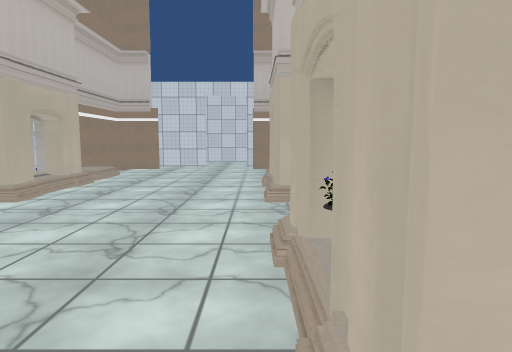
[1] (above)

16 first-person views from a walk through a scene from a Unity 3-D project. The camera is 1.5 m above the floor, tilts 6° down and sees 75° across. The floor is counted in squares, 2 m on a side. Each view is taken from the middle of a square. On the plan, view 1 faces up. The plan holds only what a view shows up to about 11 squares ahead; the rest is blank. The place goes on beyond the plan. The player character is not drawn. Door leaves are left out, so doorways stand open. Some surface patterns are stand-ins.

[2]
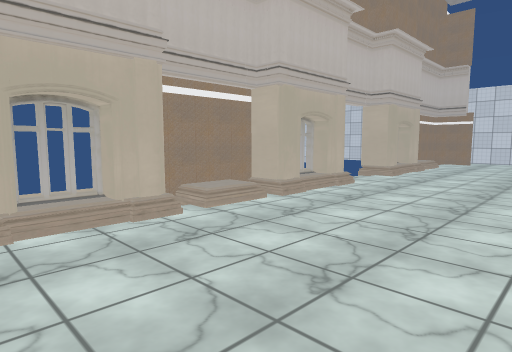

[3]
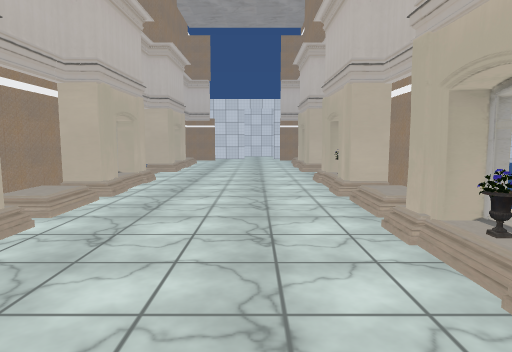

[4]
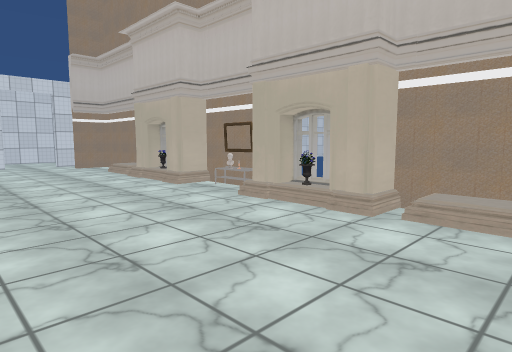

[5]
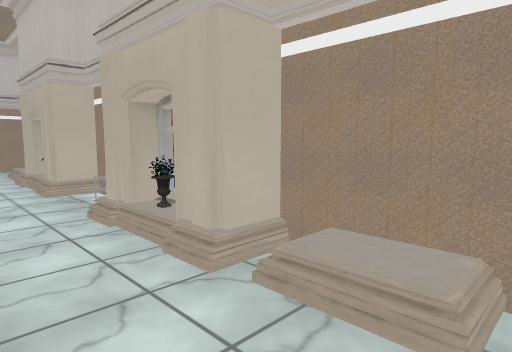

[6]
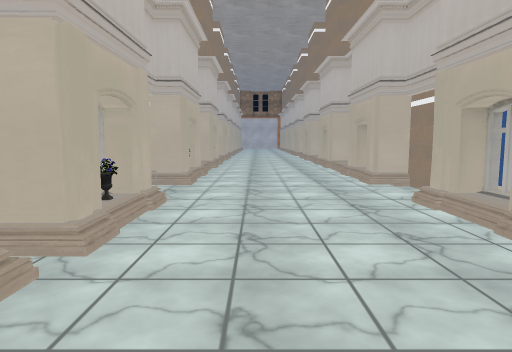

[7]
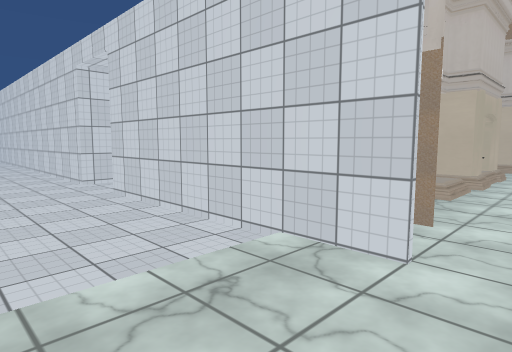

[8]
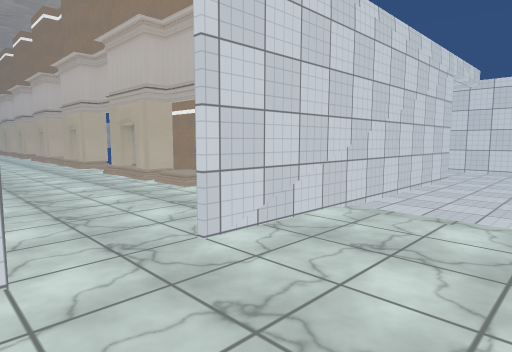

[9]
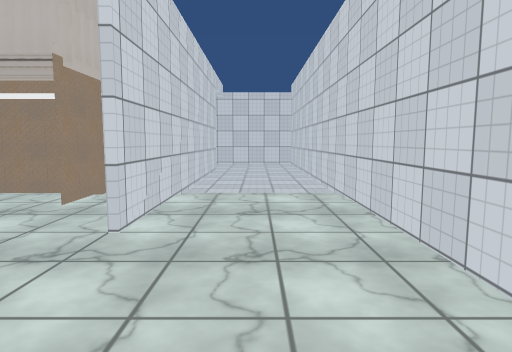

[10]
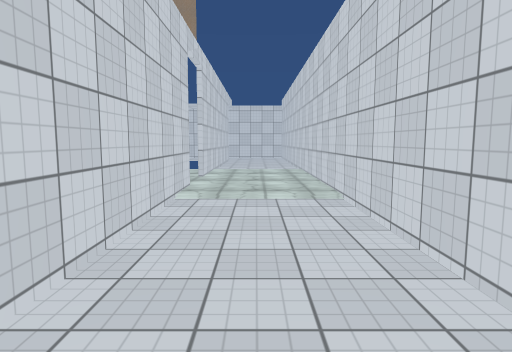

[11]
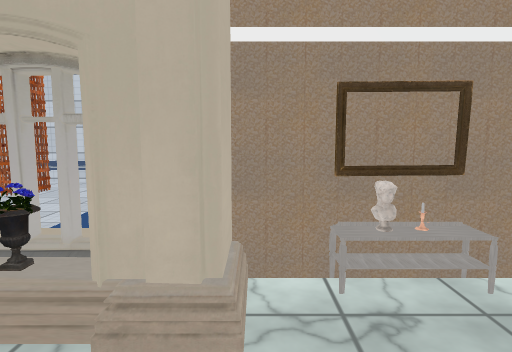

[12]
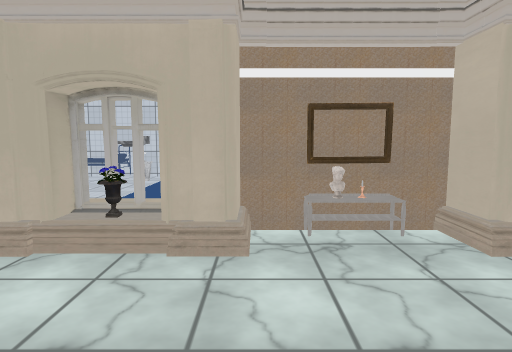

[13]
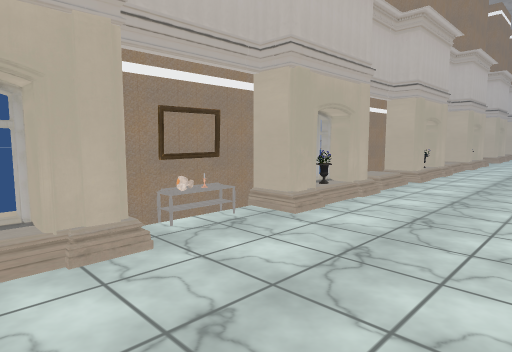

[14]
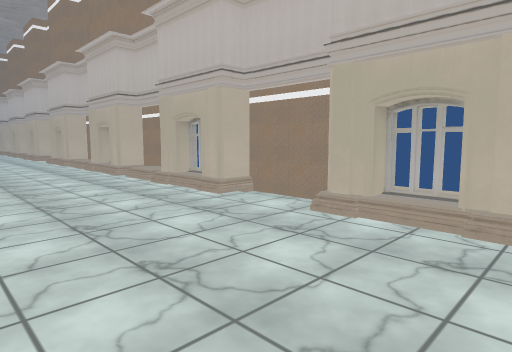

[15]
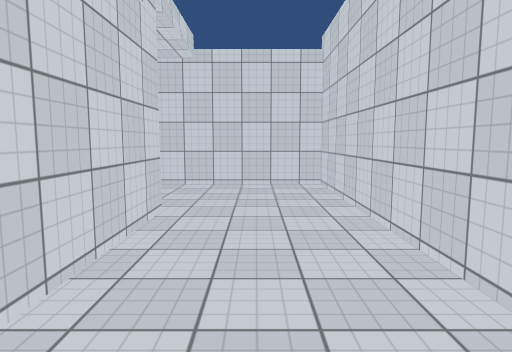

[16]
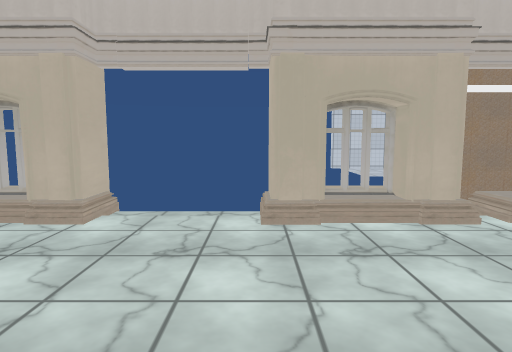

### Floor plan
Key: @ floor where view 1 was taken; # wall or solid block; x gap in a wall; . floor; / step, stairs or slope; F flower; P planter; A painting; T table; O other object.
Columns run from 10 left of view 1 to 13 right of it. Each row starts with its distance up from view 1.
 13 ##############
 12 #..............
 11 #...................
 10 #########.##############
  9 #     ##..##  # #
  8 #     #....#  #O#
  7 #     #/...#  OO#
  6 #     #/...#  ###
  5       #/..Fx
  4       x/...#
  3        ...OA
  2       ##..OP
  1       ##...P
  0       #...@#
 -1       #....#
 -2       ##.PO#
 -3       ##...#
 -4       #...T#
 -5       ##...#
 -6       ##..OP
 -7       #....#
 -8       ##...#
 -9        #..Ox
-10        #...#
-11        /...#
-12       #/...#
-13       #/. .x
-14        /.

Where each view was taken, in squares from view 1:
view 1: 0 up, 0 right, facing up
view 2: 3 down, 0 right, facing up-left
view 3: 4 down, 1 left, facing up
view 4: 1 down, 3 left, facing up-right
view 5: 1 down, 1 left, facing up-right
view 6: 1 up, 1 left, facing down
view 7: 12 up, 1 left, facing down-right
view 8: 12 up, 0 right, facing down-left
view 9: 11 up, 1 right, facing left
view 10: 11 up, 5 right, facing left
view 11: 4 up, 1 left, facing right
view 12: 4 up, 2 left, facing right
view 13: 2 down, 2 left, facing down-right
view 14: 1 down, 0 right, facing down-left
view 15: 11 up, 4 left, facing left
view 16: 4 up, 0 right, facing left
